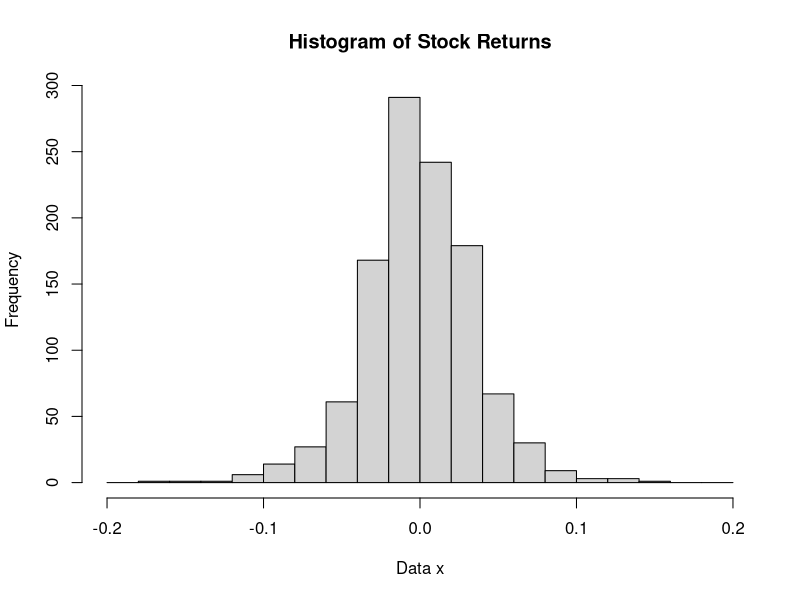

Source code (R):

# clear variables and close windows
rm(list = ls(all = TRUE))
graphics.off()

# load data
x = read.table("stockres.dat")
y = seq(-0.2, 0.2, 0.02)

# plot
his = hist(as.matrix(x), y, xlab = "Data x", main = "Histogram of Stock Returns")
